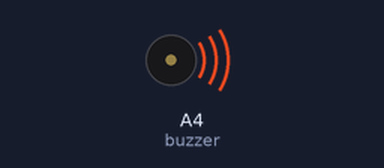
A sketch run on a simulated Arduino Uno, built with avr-gcc and run on an emulated ATmega328P. Shown: buzzer (waves = sounding).

Above: at 1.9 s.
At 32.7 s:
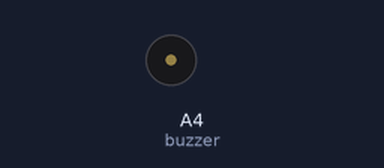
Timing chart, 0 to 40.0 s (numbered marks = the images above):
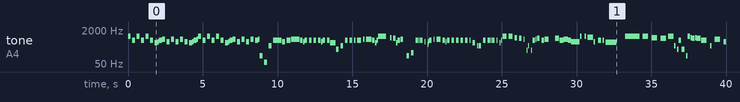

Measured:
- by itself, tone on A4 (buzzer): plays 988 Hz for 0.18 s, 659 Hz for 0.18 s, 988 Hz for 0.18 s, 659 Hz for 0.18 s, 988 Hz for 0.18 s, 659 Hz for 0.18 s … (146 notes in this stretch)

The sketch:

Sway_to_My_Beat_in_Cosmos.ino
```cpp
// Honkai: Star Rail OST "Sway to My Beat in Cosmos"

#include <avr/pgmspace.h>

#define NOTE_B0  31
#define NOTE_C1  33
#define NOTE_CS1 35
#define NOTE_D1  37
#define NOTE_DS1 39
#define NOTE_E1  41
#define NOTE_F1  44
#define NOTE_FS1 46
#define NOTE_G1  49
#define NOTE_GS1 52
#define NOTE_A1  55
#define NOTE_AS1 58
#define NOTE_B1  62
#define NOTE_C2  65
#define NOTE_CS2 69
#define NOTE_D2  73
#define NOTE_DS2 78
#define NOTE_E2  82
#define NOTE_F2  87
#define NOTE_FS2 93
#define NOTE_G2  98
#define NOTE_GS2 104
#define NOTE_A2  110
#define NOTE_AS2 117
#define NOTE_B2  123
#define NOTE_C3  131
#define NOTE_CS3 139
#define NOTE_D3  147
#define NOTE_DS3 156
#define NOTE_E3  165
#define NOTE_F3  175
#define NOTE_FS3 185
#define NOTE_G3  196
#define NOTE_GS3 208
#define NOTE_A3  220
#define NOTE_AS3 233
#define NOTE_B3  247
#define NOTE_C4  262
#define NOTE_CS4 277
#define NOTE_D4  294
#define NOTE_DS4 311
#define NOTE_E4  330
#define NOTE_F4  349
#define NOTE_FS4 370
#define NOTE_G4  392
#define NOTE_GS4 415
#define NOTE_A4  440
#define NOTE_AS4 466
#define NOTE_B4  494
#define NOTE_C5  523
#define NOTE_CS5 554
#define NOTE_D5  587
#define NOTE_DS5 622
#define NOTE_E5  659
#define NOTE_F5  698
#define NOTE_FS5 740
#define NOTE_G5  784
#define NOTE_GS5 831
#define NOTE_A5  880
#define NOTE_AS5 932
#define NOTE_B5  988
#define NOTE_C6  1047
#define NOTE_CS6 1109
#define NOTE_D6  1175
#define NOTE_DS6 1245
#define NOTE_E6  1319
#define NOTE_F6  1397
#define NOTE_FS6 1480
#define NOTE_G6  1568
#define NOTE_GS6 1661
#define NOTE_A6  1760
#define NOTE_AS6 1865
#define NOTE_B6  1976
#define NOTE_C7  2093
#define NOTE_CS7 2217
#define NOTE_D7  2349
#define NOTE_DS7 2489
#define NOTE_E7  2637
#define NOTE_F7  2794
#define NOTE_FS7 2960
#define NOTE_G7  3136
#define NOTE_GS7 3322
#define NOTE_A7  3520
#define NOTE_AS7 3729
#define NOTE_B7  3951
#define NOTE_C8  4186
#define NOTE_CS8 4435
#define NOTE_D8  4699
#define NOTE_DS8 4978
#define NOTE_E8  5274
#define NOTE_F8  5588
#define NOTE_FS8 5920
#define NOTE_G8  6272
#define NOTE_GS8 6645
#define NOTE_A8  7074
#define NOTE_AS8 7459
#define NOTE_B8  7902
#define REST 0

float tempo = 75;
int buzzer = A4;

const float melody[] PROGMEM = {
NOTE_B5,16,REST,32,NOTE_E5,16,REST,32,NOTE_B5,16,REST,32,NOTE_E5,16,REST,32,NOTE_B5,16,REST,32,NOTE_E5,16,REST,32,
NOTE_B4,16,NOTE_CS5,32,NOTE_E5,16,NOTE_FS5,16,REST,32,NOTE_CS5,16,REST,32,NOTE_FS5,16,REST,32,NOTE_CS5,16,REST,32,NOTE_FS5,16,REST,32,NOTE_CS5,16,REST,32,
NOTE_B4,16,NOTE_CS5,32,NOTE_E5,16,NOTE_FS5,32,NOTE_B5,16,REST,32,NOTE_E5,16,REST,32,NOTE_B5,16,REST,32,NOTE_E5,16,REST,32,NOTE_B5,16,REST,32,NOTE_E5,16,REST,32,
NOTE_B4,16,NOTE_CS5,32,NOTE_E5,16,NOTE_FS5,16,REST,32,NOTE_CS5,16,REST,32,NOTE_FS5,16,REST,32,NOTE_CS5,16,REST,32,NOTE_FS5,16,REST,32,NOTE_E5,16,NOTE_FS5,32,NOTE_B2,16,REST,32,NOTE_B1,16,REST,32,
NOTE_FS4,16,REST,32,NOTE_E5,16,NOTE_E5,32,NOTE_E5,-16,NOTE_CS5,16,REST,32,NOTE_E5,-16,NOTE_FS5,16,NOTE_FS5,8,NOTE_E5,16,NOTE_CS5,32,NOTE_E5,16,REST,32,NOTE_E5,16,REST,32,NOTE_E5,16,REST,32,NOTE_E5,16,NOTE_CS5,32,NOTE_E5,16,REST,32,NOTE_E5,16,NOTE_B4,8,
NOTE_B3,16,REST,32,NOTE_FS4,16,REST,32,NOTE_E5,16,REST,32,NOTE_E5,16,REST,32,NOTE_E5,32,REST,32,NOTE_E5,-16,REST,32,NOTE_FS5,32,REST,32,NOTE_FS5,8,NOTE_E5,16,NOTE_B4,32,NOTE_E5,32,NOTE_B5,-8,REST,16,NOTE_A5,32,REST,32,NOTE_GS5,16,NOTE_B4,32,NOTE_E5,16,NOTE_FS5,16,REST,16,NOTE_B2,16,REST,32,NOTE_E3,16,REST,32,
NOTE_E5,16,NOTE_E5,32,NOTE_E5,16,REST,32,NOTE_CS5,32,REST,32,NOTE_GS4,64,NOTE_CS5,64,NOTE_E5,16,REST,32,NOTE_FS5,32,REST,32,NOTE_FS5,-16,REST,32,NOTE_E5,16,NOTE_CS5,32,NOTE_E5,16,REST,32,NOTE_E5,16,REST,32,NOTE_E5,16,REST,32,NOTE_E5,16,REST,32,NOTE_E5,16,REST,32,NOTE_E5,32,REST,32,NOTE_B4,16,REST,32,NOTE_FS4,32,NOTE_FS4,16,REST,32,NOTE_E5,16,REST,32,
NOTE_E5,16,NOTE_E5,32,NOTE_E5,16,REST,32,NOTE_E5,32,REST,32,NOTE_B4,32,NOTE_E5,32,NOTE_B5,-16,REST,32,NOTE_B5,-16,REST,32,NOTE_A5,16,REST,32,NOTE_GS5,16,REST,32,NOTE_FS5,32,REST,32,NOTE_A3,32,NOTE_FS4,32,REST,32,NOTE_A3,32,
NOTE_E5,16,NOTE_FS5,32,NOTE_GS5,16,REST,32,NOTE_E5,16,NOTE_FS5,-16,REST,8,
NOTE_GS5,-16,NOTE_E5,-16,NOTE_FS5,-16,NOTE_E5,16,NOTE_CS5,-8,NOTE_B5,32,REST,16,NOTE_B5,32,REST,32,NOTE_AS5,8,NOTE_CS5,32,REST,16,NOTE_E5,16,REST,32,NOTE_E5,32,REST,32,NOTE_C5,4,REST,8,REST,32,
NOTE_B5,3,REST,32,NOTE_B5,8,REST,16,NOTE_A5,8,REST,16,NOTE_GS5,8,REST,32,NOTE_B5,8,NOTE_FS4,32,REST,32,NOTE_B3,32,NOTE_E5,16,NOTE_B3,32,NOTE_B3,32,REST,32,NOTE_B2,32,NOTE_B5,16,NOTE_A5,32,NOTE_GS5,16,NOTE_A5,32,NOTE_GS5,-16,NOTE_E5,8,REST,16,NOTE_FS4,32,REST,16,NOTE_FS5,8,REST,16,NOTE_CS5,16,REST,32,NOTE_E5,-32,NOTE_FS5,-32,NOTE_GS5,8,REST,16,NOTE_E5,8,REST,16,NOTE_FS5,8,REST,16,NOTE_E5,-16,REST,32,NOTE_GS5,8,NOTE_FS5,8,NOTE_GS5,8,REST,32,
NOTE_B5,8,REST,16,NOTE_A5,8,REST,16,NOTE_GS5,8,REST,32,NOTE_B5,8,NOTE_E5,32,REST,32,NOTE_E3,32,NOTE_B4,16,REST,32,NOTE_B2,16,NOTE_E3,32,NOTE_B5,16,NOTE_B5,16,REST,32,NOTE_E6,-16,NOTE_B5,-16,NOTE_CS6,-16,NOTE_GS5,-16,NOTE_B5,8,REST,8,REST,16,NOTE_E5,-32,NOTE_FS5,-32,NOTE_GS5,8,REST,-32,NOTE_E5,8,REST,-32,NOTE_FS5,8,REST,16,NOTE_E5,-16,REST,32,NOTE_GS5,8,NOTE_FS5,8,NOTE_GS5,8,REST,-16,NOTE_B5,8,NOTE_A5,8,NOTE_GS5,8,NOTE_E5,3,
NOTE_E3,32,NOTE_B2,32,NOTE_E2,16,NOTE_E3,16,NOTE_B3,32,NOTE_D3,16,NOTE_E3,32,NOTE_D3,16,NOTE_B2,32,NOTE_A2,16,NOTE_B2,16,NOTE_D3,16,NOTE_B2,32,NOTE_E4,32,NOTE_E2,4,REST,8,REST,-16,
NOTE_FS4,16,REST,32,NOTE_E5,16,NOTE_E5,32,NOTE_E5,-16,NOTE_CS5,16,REST,32,NOTE_E5,-16,NOTE_FS5,16,NOTE_FS5,8,NOTE_E5,16,NOTE_CS5,32,NOTE_E5,16,REST,32,NOTE_E5,16,REST,32,NOTE_E5,16,REST,32,NOTE_E5,16,NOTE_CS5,32,NOTE_E5,16,REST,32,NOTE_E5,16,NOTE_B4,8,
NOTE_B3,16,REST,32,NOTE_FS4,16,REST,32,NOTE_E5,16,REST,32,NOTE_E5,16,REST,32,NOTE_E5,32,REST,32,NOTE_E5,-16,REST,32,NOTE_FS5,32,REST,32,NOTE_FS5,8,NOTE_E5,16,NOTE_B4,32,NOTE_E5,32,NOTE_B5,-8,REST,16,NOTE_A5,32,REST,32,NOTE_GS5,16,NOTE_B4,32,NOTE_E5,16,NOTE_FS5,16,REST,16,NOTE_B2,16,REST,32,NOTE_E3,16,REST,32,
NOTE_E5,16,NOTE_E5,32,NOTE_E5,16,REST,32,NOTE_CS5,32,REST,32,NOTE_GS4,64,NOTE_CS5,64,NOTE_E5,16,REST,32,NOTE_FS5,32,REST,32,NOTE_FS5,-16,REST,32,NOTE_E5,16,NOTE_CS5,32,NOTE_E5,16,REST,32,NOTE_E5,16,REST,32,NOTE_E5,16,REST,32,NOTE_E5,16,REST,32,NOTE_E5,16,REST,32,NOTE_E5,32,REST,32,NOTE_B4,16,REST,32,NOTE_FS4,32,NOTE_FS4,16,REST,32,NOTE_E5,16,REST,32,
NOTE_E5,16,NOTE_E5,32,NOTE_E5,16,REST,32,NOTE_E5,32,REST,32,NOTE_B4,32,NOTE_E5,32,NOTE_B5,-16,REST,32,NOTE_B5,-16,REST,32,NOTE_A5,16,REST,32,NOTE_GS5,16,REST,32,NOTE_FS5,32,REST,32,NOTE_A3,32,NOTE_FS4,32,REST,32,NOTE_A3,32,
NOTE_E5,16,NOTE_FS5,32,NOTE_GS5,16,REST,32,NOTE_E5,16,NOTE_FS5,-16,REST,8,
NOTE_GS5,-16,NOTE_E5,-16,NOTE_FS5,-16,NOTE_E5,16,NOTE_CS5,-8,NOTE_B5,32,REST,16,NOTE_B5,32,REST,32,NOTE_AS5,8,NOTE_CS5,32,REST,16,NOTE_E5,16,REST,32,NOTE_E5,16,NOTE_FS5,32,NOTE_E5,4,REST,2,
NOTE_B5,8,REST,16,NOTE_A5,8,REST,16,NOTE_GS5,8,REST,32,NOTE_B5,8,REST,16,NOTE_B5,32,NOTE_B5,8,REST,16,NOTE_B5,16,NOTE_A5,32,NOTE_GS5,16,NOTE_A5,32,NOTE_GS5,-16,NOTE_E5,-16,NOTE_FS5,-16,NOTE_CS5,-16,NOTE_FS5,-16,NOTE_CS5,16,NOTE_B4,-32,NOTE_CS5,-32,
NOTE_E5,-32,NOTE_FS5,-32,NOTE_GS5,8,REST,16,NOTE_E5,8,REST,16,NOTE_FS5,8,REST,16,NOTE_E5,-16,REST,16,NOTE_GS5,8,NOTE_FS5,8,NOTE_GS5,8,REST,32,
NOTE_B5,8,REST,16,NOTE_A5,8,REST,16,NOTE_GS5,8,REST,32,NOTE_B5,8,REST,32,NOTE_B4,16,NOTE_B4,-16,REST,-16,NOTE_B5,16,NOTE_B5,16,REST,32,NOTE_E6,-16,NOTE_B5,-16,NOTE_CS6,-16,NOTE_GS5,-16,NOTE_B5,8,REST,8,REST,16,NOTE_E5,-32,NOTE_FS5,-32,NOTE_GS5,8,REST,-32,NOTE_E5,8,REST,-32,NOTE_FS5,8,REST,16,NOTE_E5,-16,REST,32,NOTE_GS5,8,NOTE_FS5,8,NOTE_GS5,8,REST,8,REST,16,NOTE_B5,8,NOTE_A5,8,NOTE_GS5,8,NOTE_E5,3,REST,8,
NOTE_CS6,-16,NOTE_B5,4,REST,32,NOTE_B5,-16,NOTE_GS5,4,REST,8,REST,-16,NOTE_GS5,-16,NOTE_E5,-16,NOTE_FS5,-16,NOTE_E5,16,NOTE_CS5,-8,NOTE_GS5,-16,NOTE_FS5,-8,NOTE_E5,-8,NOTE_FS5,-8,NOTE_GS5,8,NOTE_FS4,32,NOTE_C5,32,NOTE_FS4,32,NOTE_C5,32,NOTE_FS4,32,NOTE_C5,32,NOTE_FS4,32,NOTE_C5,32,NOTE_FS4,32,NOTE_C5,32,NOTE_FS4,32,NOTE_C5,32,NOTE_FS4,32,NOTE_C5,32,NOTE_FS4,32,REST,32,
NOTE_A5,32,NOTE_B5,-8,NOTE_A5,8,REST,16,NOTE_GS5,8,REST,32,NOTE_B5,8,NOTE_B3,32,NOTE_E4,32,REST,32,NOTE_FS4,32,NOTE_B4,16,REST,32,NOTE_B3,32,REST,32,NOTE_B5,16,NOTE_A5,32,NOTE_GS5,16,NOTE_A5,32,NOTE_GS5,-16,NOTE_E5,8,REST,16,NOTE_FS4,32,REST,16,NOTE_FS5,8,REST,16,NOTE_CS5,16,REST,32,NOTE_E5,-32,NOTE_FS5,-32,NOTE_GS5,8,REST,16,NOTE_E5,8,REST,16,NOTE_FS5,8,REST,16,NOTE_E5,-16,REST,32,NOTE_GS5,8,NOTE_FS5,8,NOTE_GS5,8,REST,32,
NOTE_B5,-8,NOTE_A5,8,REST,16,NOTE_GS5,8,REST,32,NOTE_B5,8,NOTE_GS3,32,NOTE_B3,32,REST,32,NOTE_E3,32,NOTE_FS5,16,NOTE_B4,32,REST,32,NOTE_E3,32,NOTE_B5,16,NOTE_B5,16,REST,32,NOTE_E6,-16,NOTE_B5,-16,NOTE_CS6,-16,NOTE_GS5,-16,NOTE_B5,8,REST,8,REST,16,NOTE_E5,-32,NOTE_FS5,-32,NOTE_GS5,8,REST,-32,NOTE_E5,8,REST,-32,NOTE_FS5,8,REST,16,NOTE_E5,-16,REST,32,NOTE_GS5,8,NOTE_FS5,8,NOTE_GS5,8,REST,32,
NOTE_B5,32,NOTE_C6,8,REST,16,NOTE_AS5,8,REST,16,NOTE_A5,8,REST,32,NOTE_C6,8,REST,32,NOTE_F4,32,REST,32,NOTE_C5,32,NOTE_F5,32,REST,32,NOTE_F3,32,REST,32,NOTE_F2,32,NOTE_C6,16,NOTE_AS5,32,NOTE_A5,16,NOTE_AS5,32,NOTE_A5,-16,NOTE_F5,-16,NOTE_G5,-16,NOTE_D5,16,REST,32,NOTE_G5,-16,NOTE_D5,16,REST,32,NOTE_C5,-32,NOTE_D5,-32,NOTE_F5,-32,NOTE_G5,-32,NOTE_A5,8,REST,16,NOTE_F5,8,REST,16,NOTE_G5,8,REST,16,NOTE_F5,-16,REST,32,NOTE_A5,8,NOTE_G5,8,NOTE_A5,8,REST,32,
NOTE_C6,-8,NOTE_AS5,8,REST,16,NOTE_A5,8,REST,32,NOTE_C6,8,REST,32,NOTE_GS5,32,NOTE_A5,32,NOTE_C5,16,NOTE_G5,32,NOTE_F5,16,NOTE_C5,32,NOTE_C6,16,NOTE_C6,16,REST,16,NOTE_F6,16,REST,32,NOTE_C6,32,REST,16,NOTE_D6,16,NOTE_A5,32,REST,16,NOTE_C6,8,REST,8,REST,-16,NOTE_F5,-32,NOTE_G5,-32,NOTE_A5,8,REST,-32,NOTE_F5,8,REST,-32,NOTE_G5,8,REST,16,NOTE_F5,-16,REST,16,NOTE_A5,8,NOTE_G5,8,NOTE_A5,8,NOTE_G4,16,REST,8,NOTE_AS5,32,NOTE_C6,6.4,NOTE_AS5,-16,NOTE_A5,8,NOTE_F5,2,
};

int notes = sizeof(melody) / sizeof(melody[0]) / 2;
float wholenote = (60000 * 4) / tempo;

const float timingCompensation = 238.44; // 補us
float compensationRemainder = 0.0;

void playMelody(const float melody[], int notes, float wholenote) {
  for (int thisNote = 0; thisNote < notes * 2; thisNote += 2) {

    int pitch = (int)pgm_read_float(&melody[thisNote]);
    float divider = pgm_read_float(&melody[thisNote + 1]);

    float noteDuration;

    if (divider > 0) {
      // 正常音符
      noteDuration = wholenote / divider;
    } else {
      // 負音符（1.5倍）
      noteDuration = wholenote / fabs(divider);
      noteDuration *= 1.5;
    }

    tone(buzzer, pitch, (unsigned long)(noteDuration * 0.9));

    delay((unsigned long)noteDuration);
    noTone(buzzer);

    float exactDelay = timingCompensation + compensationRemainder;

    unsigned int delayUs = (unsigned int)exactDelay;
    compensationRemainder = exactDelay - delayUs;

    delayMicroseconds(delayUs);
  }
}


void setup() {
  playMelody(melody, notes, wholenote);
}

void loop()
{
  // 超好聽!但是很難還原。我盡力了QQ -2026/10/07
  //參考以下影片製作
  //https://www.bilibili.com/video/BV1Rr421L7s9/
}
```
